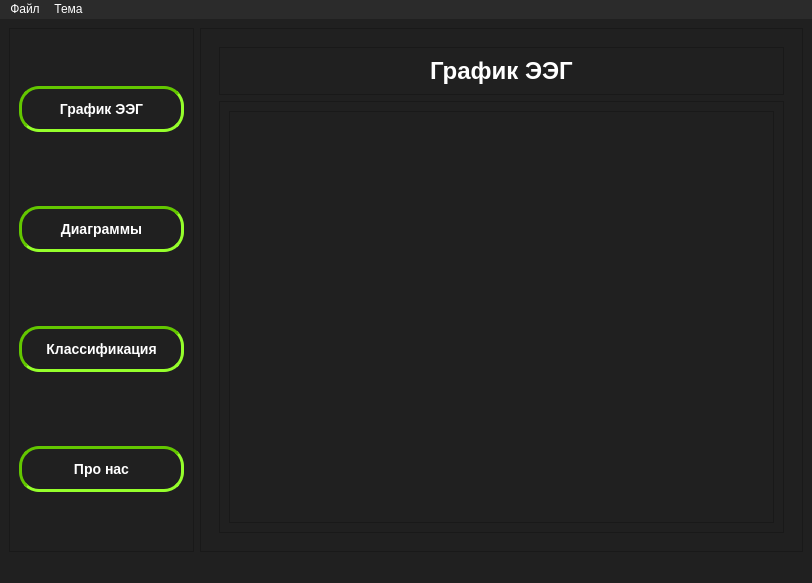
<?xml version="1.0" encoding="UTF-8"?>
<ui version="4.0">
 <class>MainWindow</class>
 <widget class="QMainWindow" name="MainWindow">
  <property name="geometry">
   <rect>
    <x>0</x>
    <y>0</y>
    <width>812</width>
    <height>583</height>
   </rect>
  </property>
  <property name="windowTitle">
   <string>Смотритель ЭЭГ</string>
  </property>
  <property name="styleSheet">
   <string notr="true">#MainWindow *{
  background-color: #202020;
}

#menubar {
  background-color: #2b2b2b;
  color: #FFFFFF;
}

QMenu {
  background-color: #2b2b2b;
  color: #FFFFFF;
}

#centralwidget QLabel{
  color: #FFFFFF;
  font-size: 24px;
  font-weight: 800;
}

#control_frame QPushButton{
  padding: 12px 24px;
  border-style: inset;
  border-width: 3px;
  border-radius: 20px;
  border-color: #63C700;
  background: none;
  color: #FFFFFF;
  font-size: 14px;
  font-weight: 600;
  margin: 20px 0px;
}</string>
  </property>
  <widget class="QWidget" name="centralwidget">
   <layout class="QHBoxLayout" name="horizontalLayout">
    <item>
     <widget class="QFrame" name="control_frame">
      <property name="frameShape">
       <enum>QFrame::StyledPanel</enum>
      </property>
      <property name="frameShadow">
       <enum>QFrame::Raised</enum>
      </property>
      <layout class="QVBoxLayout" name="verticalLayout">
       <item>
        <widget class="QPushButton" name="raw_data_btn">
         <property name="text">
          <string>График ЭЭГ</string>
         </property>
        </widget>
       </item>
       <item>
        <widget class="QPushButton" name="chart_btn">
         <property name="text">
          <string>Диаграммы</string>
         </property>
        </widget>
       </item>
       <item>
        <widget class="QPushButton" name="classification_btn">
         <property name="text">
          <string>Классификация</string>
         </property>
        </widget>
       </item>
       <item>
        <widget class="QPushButton" name="about_us_btn">
         <property name="text">
          <string>Про нас</string>
         </property>
        </widget>
       </item>
      </layout>
     </widget>
    </item>
    <item>
     <widget class="QFrame" name="view_frame">
      <property name="frameShape">
       <enum>QFrame::StyledPanel</enum>
      </property>
      <property name="frameShadow">
       <enum>QFrame::Raised</enum>
      </property>
      <layout class="QVBoxLayout" name="verticalLayout_2">
       <item>
        <widget class="QStackedWidget" name="view_widget">
         <property name="currentIndex">
          <number>0</number>
         </property>
         <widget class="QWidget" name="page">
          <layout class="QVBoxLayout" name="verticalLayout_3">
           <item alignment="Qt::AlignTop">
            <widget class="QFrame" name="frame_2">
             <property name="frameShape">
              <enum>QFrame::StyledPanel</enum>
             </property>
             <property name="frameShadow">
              <enum>QFrame::Raised</enum>
             </property>
             <layout class="QVBoxLayout" name="verticalLayout_4">
              <item alignment="Qt::AlignHCenter|Qt::AlignTop">
               <widget class="QLabel" name="raw_data_label">
                <property name="text">
                 <string>График ЭЭГ</string>
                </property>
                <property name="scaledContents">
                 <bool>false</bool>
                </property>
                <property name="wordWrap">
                 <bool>false</bool>
                </property>
               </widget>
              </item>
             </layout>
            </widget>
           </item>
           <item>
            <widget class="QFrame" name="raw_data_frame">
             <property name="sizePolicy">
              <sizepolicy hsizetype="Preferred" vsizetype="Expanding">
               <horstretch>0</horstretch>
               <verstretch>0</verstretch>
              </sizepolicy>
             </property>
             <property name="frameShape">
              <enum>QFrame::StyledPanel</enum>
             </property>
             <property name="frameShadow">
              <enum>QFrame::Raised</enum>
             </property>
             <layout class="QVBoxLayout" name="verticalLayout_12">
              <item>
               <widget class="QScrollArea" name="scrollArea">
                <property name="widgetResizable">
                 <bool>true</bool>
                </property>
                <widget class="QWidget" name="scrollAreaWidgetContents">
                 <property name="geometry">
                  <rect>
                   <x>0</x>
                   <y>0</y>
                   <width>550</width>
                   <height>404</height>
                  </rect>
                 </property>
                 <layout class="QVBoxLayout" name="verticalLayout_13">
                  <item>
                   <layout class="QVBoxLayout" name="raw_data_layout">
                    <property name="spacing">
                     <number>0</number>
                    </property>
                    <property name="topMargin">
                     <number>0</number>
                    </property>
                   </layout>
                  </item>
                 </layout>
                </widget>
               </widget>
              </item>
             </layout>
            </widget>
           </item>
          </layout>
         </widget>
         <widget class="QWidget" name="page_2">
          <layout class="QVBoxLayout" name="verticalLayout_6">
           <item>
            <widget class="QFrame" name="frame_3">
             <property name="frameShape">
              <enum>QFrame::StyledPanel</enum>
             </property>
             <property name="frameShadow">
              <enum>QFrame::Raised</enum>
             </property>
             <layout class="QVBoxLayout" name="verticalLayout_5">
              <item alignment="Qt::AlignHCenter|Qt::AlignTop">
               <widget class="QLabel" name="chart_label">
                <property name="text">
                 <string>Диаграммы</string>
                </property>
                <property name="scaledContents">
                 <bool>false</bool>
                </property>
                <property name="wordWrap">
                 <bool>false</bool>
                </property>
               </widget>
              </item>
             </layout>
            </widget>
           </item>
           <item>
            <widget class="QFrame" name="chart_frame">
             <property name="sizePolicy">
              <sizepolicy hsizetype="Preferred" vsizetype="Expanding">
               <horstretch>0</horstretch>
               <verstretch>0</verstretch>
              </sizepolicy>
             </property>
             <property name="frameShape">
              <enum>QFrame::StyledPanel</enum>
             </property>
             <property name="frameShadow">
              <enum>QFrame::Raised</enum>
             </property>
             <layout class="QVBoxLayout" name="verticalLayout_11">
              <item>
               <layout class="QHBoxLayout" name="chart_layout"/>
              </item>
             </layout>
            </widget>
           </item>
          </layout>
         </widget>
         <widget class="QWidget" name="page_3">
          <layout class="QVBoxLayout" name="verticalLayout_8">
           <item>
            <widget class="QFrame" name="frame_4">
             <property name="frameShape">
              <enum>QFrame::StyledPanel</enum>
             </property>
             <property name="frameShadow">
              <enum>QFrame::Raised</enum>
             </property>
             <layout class="QVBoxLayout" name="verticalLayout_7">
              <item alignment="Qt::AlignHCenter|Qt::AlignTop">
               <widget class="QLabel" name="classification_label">
                <property name="text">
                 <string>Классификация воображаемого движения</string>
                </property>
                <property name="scaledContents">
                 <bool>false</bool>
                </property>
                <property name="wordWrap">
                 <bool>false</bool>
                </property>
               </widget>
              </item>
             </layout>
            </widget>
           </item>
           <item>
            <widget class="QFrame" name="classification_frame">
             <property name="sizePolicy">
              <sizepolicy hsizetype="Preferred" vsizetype="Expanding">
               <horstretch>0</horstretch>
               <verstretch>0</verstretch>
              </sizepolicy>
             </property>
             <property name="frameShape">
              <enum>QFrame::StyledPanel</enum>
             </property>
             <property name="frameShadow">
              <enum>QFrame::Raised</enum>
             </property>
             <layout class="QVBoxLayout" name="verticalLayout_14">
              <item>
               <layout class="QVBoxLayout" name="classification_layout"/>
              </item>
             </layout>
            </widget>
           </item>
          </layout>
         </widget>
         <widget class="QWidget" name="page_4">
          <layout class="QVBoxLayout" name="verticalLayout_10">
           <item>
            <widget class="QFrame" name="frame_5">
             <property name="frameShape">
              <enum>QFrame::StyledPanel</enum>
             </property>
             <property name="frameShadow">
              <enum>QFrame::Raised</enum>
             </property>
             <layout class="QVBoxLayout" name="verticalLayout_9">
              <item alignment="Qt::AlignHCenter|Qt::AlignTop">
               <widget class="QLabel" name="about_us_label">
                <property name="font">
                 <font>
                  <pointsize>-1</pointsize>
                  <fontweight>ExtraBold</fontweight>
                 </font>
                </property>
                <property name="text">
                 <string>Про нашу команду</string>
                </property>
                <property name="scaledContents">
                 <bool>false</bool>
                </property>
                <property name="wordWrap">
                 <bool>false</bool>
                </property>
               </widget>
              </item>
             </layout>
            </widget>
           </item>
           <item>
            <widget class="QFrame" name="about_us_frame">
             <property name="sizePolicy">
              <sizepolicy hsizetype="Preferred" vsizetype="Expanding">
               <horstretch>0</horstretch>
               <verstretch>0</verstretch>
              </sizepolicy>
             </property>
             <property name="frameShape">
              <enum>QFrame::StyledPanel</enum>
             </property>
             <property name="frameShadow">
              <enum>QFrame::Raised</enum>
             </property>
             <layout class="QVBoxLayout" name="verticalLayout_15">
              <item>
               <layout class="QHBoxLayout" name="horizontalLayout_2">
                <item>
                 <widget class="QLabel" name="about_us_content_label">
                  <property name="enabled">
                   <bool>true</bool>
                  </property>
                  <property name="minimumSize">
                   <size>
                    <width>0</width>
                    <height>0</height>
                   </size>
                  </property>
                  <property name="maximumSize">
                   <size>
                    <width>1000</width>
                    <height>1000</height>
                   </size>
                  </property>
                  <property name="text">
                   <string/>
                  </property>
                  <property name="scaledContents">
                   <bool>false</bool>
                  </property>
                  <property name="alignment">
                   <set>Qt::AlignCenter</set>
                  </property>
                 </widget>
                </item>
               </layout>
              </item>
             </layout>
            </widget>
           </item>
          </layout>
         </widget>
        </widget>
       </item>
      </layout>
     </widget>
    </item>
   </layout>
  </widget>
  <widget class="QMenuBar" name="menubar">
   <property name="geometry">
    <rect>
     <x>0</x>
     <y>0</y>
     <width>812</width>
     <height>22</height>
    </rect>
   </property>
   <widget class="QMenu" name="menu">
    <property name="title">
     <string>Файл</string>
    </property>
    <addaction name="open_file_action"/>
   </widget>
   <widget class="QMenu" name="menu_2">
    <property name="title">
     <string>Тема</string>
    </property>
    <addaction name="light_theme_action"/>
    <addaction name="dark_theme_action"/>
   </widget>
   <addaction name="menu"/>
   <addaction name="menu_2"/>
  </widget>
  <widget class="QStatusBar" name="statusbar"/>
  <action name="open_file_action">
   <property name="text">
    <string>Открыть файл...</string>
   </property>
  </action>
  <action name="light_theme_action">
   <property name="checkable">
    <bool>true</bool>
   </property>
   <property name="enabled">
    <bool>true</bool>
   </property>
   <property name="text">
    <string>Светлая</string>
   </property>
  </action>
  <action name="dark_theme_action">
   <property name="checkable">
    <bool>true</bool>
   </property>
   <property name="checked">
    <bool>true</bool>
   </property>
   <property name="enabled">
    <bool>true</bool>
   </property>
   <property name="text">
    <string>Тёмная</string>
   </property>
  </action>
 </widget>
 <resources/>
 <connections/>
</ui>
